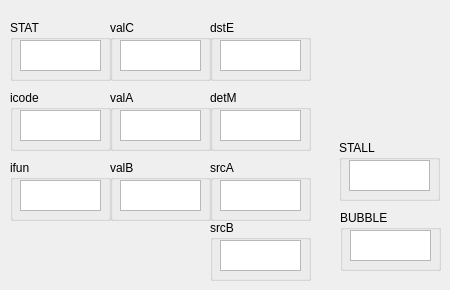
      <widget class="QWidget" name="Execute">
       <attribute name="title">
        <string>Execute</string>
       </attribute>
       <widget class="QGroupBox" name="groupBox_28">
        <property name="geometry">
         <rect>
          <x>339</x>
          <y>140</y>
          <width>101</width>
          <height>61</height>
         </rect>
        </property>
        <property name="title">
         <string>STALL</string>
        </property>
        <widget class="QTextBrowser" name="E_stall">
         <property name="geometry">
          <rect>
           <x>10</x>
           <y>20</y>
           <width>81</width>
           <height>31</height>
          </rect>
         </property>
        </widget>
       </widget>
       <widget class="QGroupBox" name="groupBox_29">
        <property name="geometry">
         <rect>
          <x>10</x>
          <y>20</y>
          <width>101</width>
          <height>61</height>
         </rect>
        </property>
        <property name="title">
         <string>STAT</string>
        </property>
        <widget class="QTextBrowser" name="E_STAT">
         <property name="geometry">
          <rect>
           <x>10</x>
           <y>20</y>
           <width>81</width>
           <height>31</height>
          </rect>
         </property>
        </widget>
       </widget>
       <widget class="QGroupBox" name="groupBox_30">
        <property name="geometry">
         <rect>
          <x>340</x>
          <y>210</y>
          <width>101</width>
          <height>61</height>
         </rect>
        </property>
        <property name="title">
         <string>BUBBLE</string>
        </property>
        <widget class="QTextBrowser" name="E_bubble">
         <property name="geometry">
          <rect>
           <x>10</x>
           <y>20</y>
           <width>81</width>
           <height>31</height>
          </rect>
         </property>
        </widget>
       </widget>
       <widget class="QGroupBox" name="groupBox_31">
        <property name="geometry">
         <rect>
          <x>10</x>
          <y>160</y>
          <width>101</width>
          <height>61</height>
         </rect>
        </property>
        <property name="title">
         <string>ifun</string>
        </property>
        <widget class="QTextBrowser" name="E_ifun">
         <property name="geometry">
          <rect>
           <x>10</x>
           <y>20</y>
           <width>81</width>
           <height>31</height>
          </rect>
         </property>
        </widget>
       </widget>
       <widget class="QGroupBox" name="groupBox_32">
        <property name="geometry">
         <rect>
          <x>110</x>
          <y>20</y>
          <width>101</width>
          <height>61</height>
         </rect>
        </property>
        <property name="title">
         <string>valC</string>
        </property>
        <widget class="QTextBrowser" name="E_valC">
         <property name="geometry">
          <rect>
           <x>10</x>
           <y>20</y>
           <width>81</width>
           <height>31</height>
          </rect>
         </property>
        </widget>
       </widget>
       <widget class="QGroupBox" name="groupBox_33">
        <property name="geometry">
         <rect>
          <x>210</x>
          <y>90</y>
          <width>101</width>
          <height>61</height>
         </rect>
        </property>
        <property name="title">
         <string>detM</string>
        </property>
        <widget class="QTextBrowser" name="E_dstM">
         <property name="geometry">
          <rect>
           <x>10</x>
           <y>20</y>
           <width>81</width>
           <height>31</height>
          </rect>
         </property>
        </widget>
       </widget>
       <widget class="QGroupBox" name="groupBox_34">
        <property name="geometry">
         <rect>
          <x>210</x>
          <y>20</y>
          <width>101</width>
          <height>61</height>
         </rect>
        </property>
        <property name="title">
         <string>dstE</string>
        </property>
        <widget class="QTextBrowser" name="E_dstE">
         <property name="geometry">
          <rect>
           <x>10</x>
           <y>20</y>
           <width>81</width>
           <height>31</height>
          </rect>
         </property>
        </widget>
       </widget>
       <widget class="QGroupBox" name="groupBox_35">
        <property name="geometry">
         <rect>
          <x>110</x>
          <y>90</y>
          <width>101</width>
          <height>61</height>
         </rect>
        </property>
        <property name="title">
         <string>valA</string>
        </property>
        <widget class="QTextBrowser" name="E_valA">
         <property name="geometry">
          <rect>
           <x>10</x>
           <y>20</y>
           <width>81</width>
           <height>31</height>
          </rect>
         </property>
        </widget>
       </widget>
       <widget class="QGroupBox" name="groupBox_36">
        <property name="geometry">
         <rect>
          <x>10</x>
          <y>90</y>
          <width>101</width>
          <height>61</height>
         </rect>
        </property>
        <property name="title">
         <string>icode</string>
        </property>
        <widget class="QTextBrowser" name="E_icode">
         <property name="geometry">
          <rect>
           <x>10</x>
           <y>20</y>
           <width>81</width>
           <height>31</height>
          </rect>
         </property>
        </widget>
       </widget>
       <widget class="QGroupBox" name="groupBox_37">
        <property name="geometry">
         <rect>
          <x>110</x>
          <y>160</y>
          <width>101</width>
          <height>61</height>
         </rect>
        </property>
        <property name="title">
         <string>valB</string>
        </property>
        <widget class="QTextBrowser" name="E_valB">
         <property name="geometry">
          <rect>
           <x>10</x>
           <y>20</y>
           <width>81</width>
           <height>31</height>
          </rect>
         </property>
        </widget>
       </widget>
       <widget class="QGroupBox" name="groupBox_38">
        <property name="geometry">
         <rect>
          <x>210</x>
          <y>160</y>
          <width>101</width>
          <height>61</height>
         </rect>
        </property>
        <property name="title">
         <string>srcA</string>
        </property>
        <widget class="QTextBrowser" name="E_srcA">
         <property name="geometry">
          <rect>
           <x>10</x>
           <y>20</y>
           <width>81</width>
           <height>31</height>
          </rect>
         </property>
        </widget>
       </widget>
       <widget class="QGroupBox" name="groupBox_39">
        <property name="geometry">
         <rect>
          <x>210</x>
          <y>220</y>
          <width>101</width>
          <height>61</height>
         </rect>
        </property>
        <property name="title">
         <string>srcB</string>
        </property>
        <widget class="QTextBrowser" name="E_srcB">
         <property name="geometry">
          <rect>
           <x>10</x>
           <y>20</y>
           <width>81</width>
           <height>31</height>
          </rect>
         </property>
        </widget>
       </widget>
      </widget>
